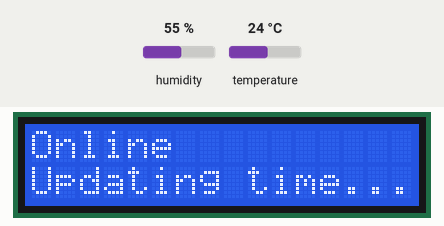
Bench run of a sketch on a simulated ESP32. On the bench: 16×2 character LCD. The inputs (shaded band) are chosen by the test bench; at power-on: humidity 55 %, temperature 24 °C. WiFi joins after 1.5 s; servers stay silent unless stated; what the sketch prints to the serial monitor is not drawn.

Above: at 7.2 s.
At 11.4 s:
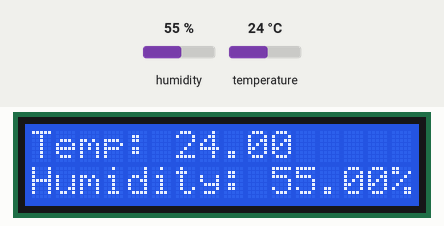

The sketch:

ComparadorTermico.ino
```cpp
// Bibliotecas ------------------------------------------
#include <DHT.h>
#include <WiFi.h>
#include <IOXhop_FirebaseESP32.h>
#include <ArduinoJson.h>
#include <TimeLib.h>
#include <LiquidCrystal_I2C.h>

// DHT --------------------------------------------------
#define DHTPIN 13  // Pino de dados do sensor DHT
#define DHTTYPE DHT11  // Tipo do sensor (DHT11)
DHT dht(DHTPIN, DHTTYPE);


// LIQUID CRYSTAL ---------------------------------------
// set the LCD number of columns and rows
int lcdColumns = 16;
int lcdRows = 2;
int lcdAddress = 0x27;

LiquidCrystal_I2C lcd(lcdAddress, lcdColumns, lcdRows);

// Firebase -- ------------------------------------------
#define FIREBASE_HOST "https://iot-comparador-de-temperatura-default-rtdb.firebaseio.com"
#define FIREBASE_AUTH "BTSW5WezqMv45Aw4hJXUeapcEVVdypMksCPOc37l"

// Wi-Fi ------------------------------------------------
#define ssid     "MatheusWifi"
#define password "1133gabi"


// Setup ------------------------------------------------
void setup() {

  // initialize LCD
  lcd.init();
  // turn on LCD backlight
  lcd.backlight();

  lcd.setCursor(0, 0);
  lcd.print("Connecting to ");
  lcd.setCursor(0, 1);
  lcd.print("WiFi ");

  // put your setup code here, to run once:
  dht.begin();
  delay(2000);

  Serial.begin(9600);

  // We start by connecting to a WiFi network
  Serial.println();
  Serial.println();
  Serial.println("--------------------------- WIFI CONNECTION ----------------------------");
  Serial.println();
  Serial.print("Connecting to ");
  Serial.println(ssid);

  WiFi.begin(ssid, password);

  while (WiFi.status() != WL_CONNECTED) {
      delay(5000);
      Serial.print(".");
  }

  Serial.println("");
  Serial.println("WiFi connected.");
  Serial.println("IP address: ");
  Serial.println(WiFi.localIP());
  Serial.println();

  // --- LCD CRYSTAL CONNECTION VISUALIZATION
  lcd.clear();
  lcd.setCursor(0, 0);
  lcd.println("Online");
  lcd.setCursor(0, 1);
  lcd.println("Updating time...");

  delay(3000);

  Serial.println("-------------------------- FIREBASE CONNECTION -------------------------");
  Firebase.begin(FIREBASE_HOST, FIREBASE_AUTH);

  if (Firebase.failed()) {
    Serial.print("Falha na conexão com o Firebase. Código de erro: ");
    Serial.println(Firebase.error());
  } else {
    Serial.println("Conexão com o Firebase bem-sucedida...");
    Serial.println();
  }

  Serial.println("----------------- TEMPERATURE AMD HUMIDITY INFORMATION -----------------");
  Serial.println();

}

int n = 0;

void loop() {

  // Realizar a leitura do sensor
  float temp = dht.readTemperature();
  float humid = dht.readHumidity();

  if (isnan(temp) || isnan(humid)) {
    Serial.println("Falha na leitura do sensor DHT");
    delay(2000);
    return;
  }

  Serial.print("Temp: ");
  Serial.print(temp);
  Serial.print(" C | ");
  Serial.print("Humidity: ");
  Serial.print(humid);
  Serial.print(" % ");

  Serial.println();

  delay(1000);

  lcd.setCursor(0, 0);           // set cursor to first column, first row
  lcd.print("Temp: ");
  lcd.print(temp);

  lcd.setCursor(0, 1);           // set cursor to first column, first row
  lcd.print("Humidity: ");
  lcd.print(humid);
  lcd.print("%");

  delay(2000);                   // wait for 2 seconds
  //lcd.clear();

  String data = "{\"temperature\": " + String(temp) + ", \"humidity\": " +
                                       String(humid) + ", \"timestamp\": \"" "\"}";

  Firebase.pushString("/data", data);

  delay(15000);

}
```

Measured:
- what the display in image 0 shows lasts 4.2 s, from 7.2 s to 11.4 s
